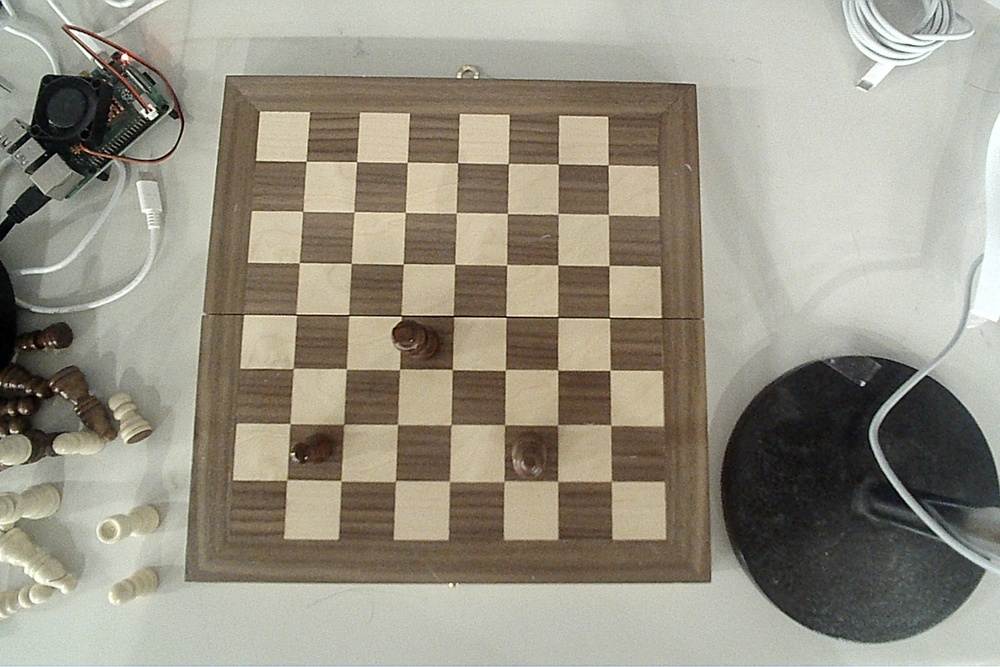
#> input picture fpcv(FirstPrincipleofComputerVision)/data/move1.jpg, 1000 x 667 px, shrunk from 1806 x 1204 before the run
$ jupyter execute convert_binary_image.ipynb
#> lines starting #> are read from the running program, lines starting #| are printed output that depends on the picture; after the words box and inside, x2 and y2 are one past the last pixel; in counts of white or black regions, pixels touching at a corner belong together; long printed decimals are rounded
<h1>Converting Gray Scaled Images to Binary</h1>

Source
- [Overview | Binary Images](https://youtu.be/COxRYLrsscc)

---

[cell 1]
from matplotlib import pyplot as plt
from PIL import Image
import cv2 as cv
import numpy as np

[cell 2]
#Util function
def topkindex(arr, k):
    temp = []
    n = len(arr)
    if(n >= k):
        for i in range(n):
            temp.append((arr[i], i))
        temp = sorted(temp, reverse=True)[:k]
        return [x[1] for x in temp]
    return temp
# topkindex([1,2,3,10,5,6,7],2)

## The Main Idea
Basically, we want to first differentiate which one's the background and which one's the foreground. This can be done by making a histograms of all the pixels. What ends up happening usually is we'll find 2 peaks indicating the things of interest. We can take the through between the peaks as a treshold for the image.

[cell 3]
# Getting data
img = cv.imread("data/move1.jpg", cv.IMREAD_GRAYSCALE)
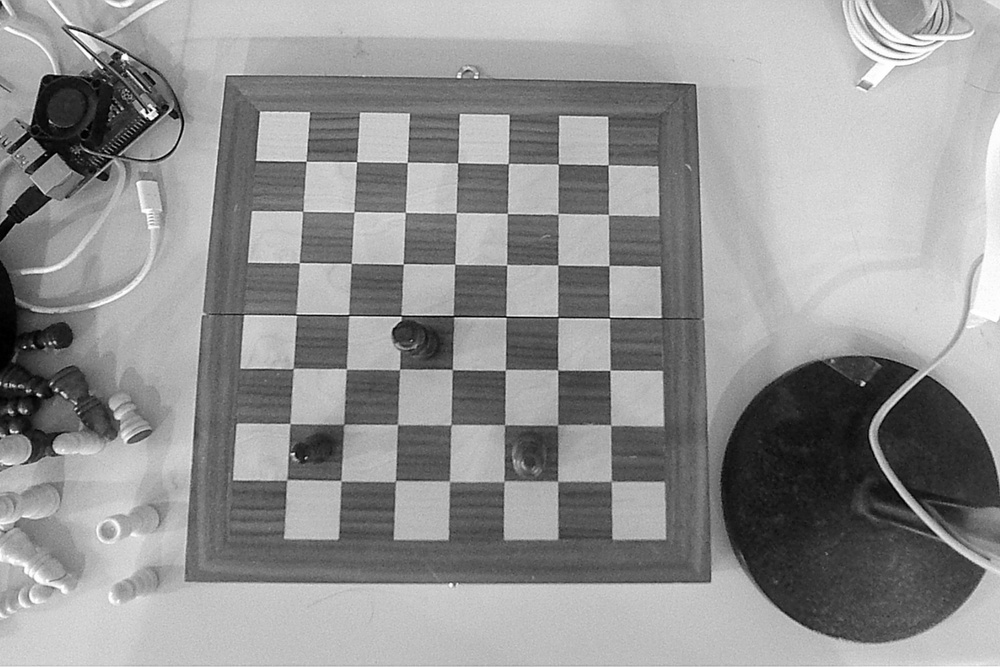
#> img: shape (667, 1000); min 0, max 255, mean 146.3

print(img) # ϵ [0,255]
#> (printed output is left out)
plt.imshow(img, cmap="gray")

[cell 4]
#Getting histogram
bucket = []
for i in range(255+1):
    bucket.append(0)

row, col = img.shape
#> row = 667; col = 1000
for i in range(row):
    for j in range(col):
        bucket[img[i][j]]+=1

print(bucket)
#> (printed output is left out)
plt.stairs(bucket)
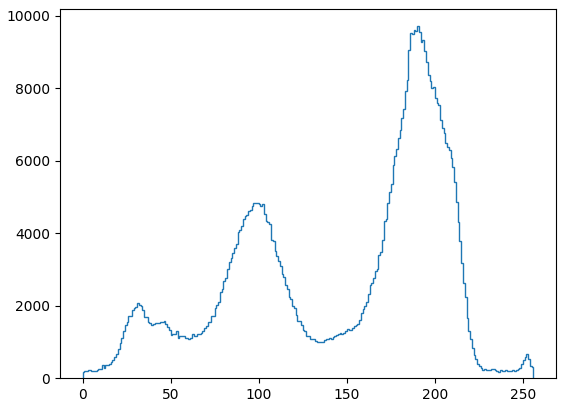
#> figure drawn by matplotlib, 1 panel

[cell 5]
#Find treshold (btw, you can also just eyeball it)
import scipy.signal

yhat = scipy.signal.savgol_filter(bucket, 100, 3) # Approximating: window size 51, polynomial order 3
peaks = scipy.signal.find_peaks(yhat)[0] #Returns x values
#> peaks = [34, 97, 189]

#Getting the actual values of the peaks
peak_y = []
for p in peaks:
    peak_y.append(yhat[p])
#> after the loop, peak_y = [1403.9, 3476.6, 6981]

#Getting the bounds for the through
indices = topkindex(peak_y, 2) #Find top 2 peaks
#> indices = [2, 1]
bounds = [x for index, x in enumerate(peaks) if index in indices]
#> bounds = [97, 189]

lower_bound, upper_bound = min(bounds), max(bounds)
#> lower_bound = 97; upper_bound = 189

treshold = (lower_bound, yhat[lower_bound])
#> treshold = (97, 3476.6)
for i in range(lower_bound, upper_bound):
    val = yhat[i]
    if val<treshold[1]:
        treshold=(i, val)

print(treshold)
#| (140, 978.126)

#Visualization stuff
plt.plot(range(256),bucket)
plt.plot(range(256),yhat, color='red')
plt.scatter(peaks, peak_y, color="green")
plt.scatter(treshold[0], treshold[1], color="blue")
plt.show()
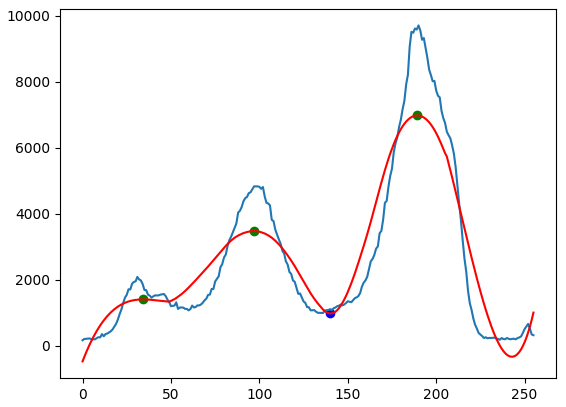
#> figure drawn by matplotlib, 1 panel; curve peaks at x = 190, y = 9707; curve peaks at x = 189, y = 6981

[cell 6]
#Results
image = img.copy()

row, col = img.shape
for i in range(row):
    for j in range(col):
        if image[i][j]<treshold[0]:
            image[i][j] = 0
        else:
            image[i][j] = 1
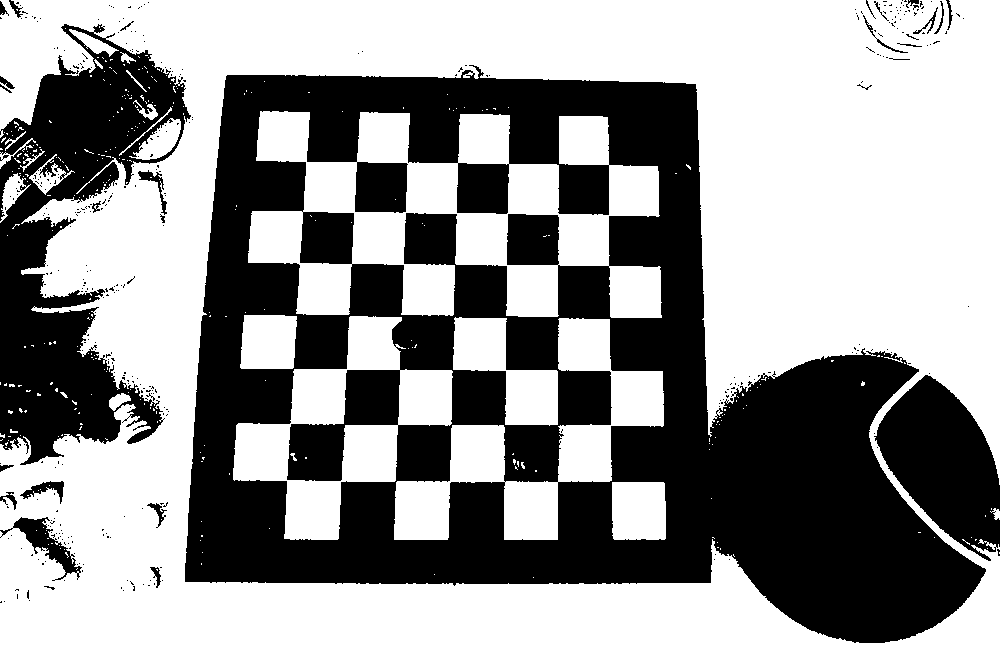
#> image: shape (667, 1000); values 0 (black) and 1 (white), 59.4% white; 386 black regions (358 under 20 px), largest, box (x1, y1, x2, y2) and area: (185, 65, 986, 643) 215273, (0, 24, 191, 465) 37442, (874, 375, 1000, 561) 13618

plt.imshow(image, cmap="gray")
plt.imsave("data/binary_scene.jpg", image)
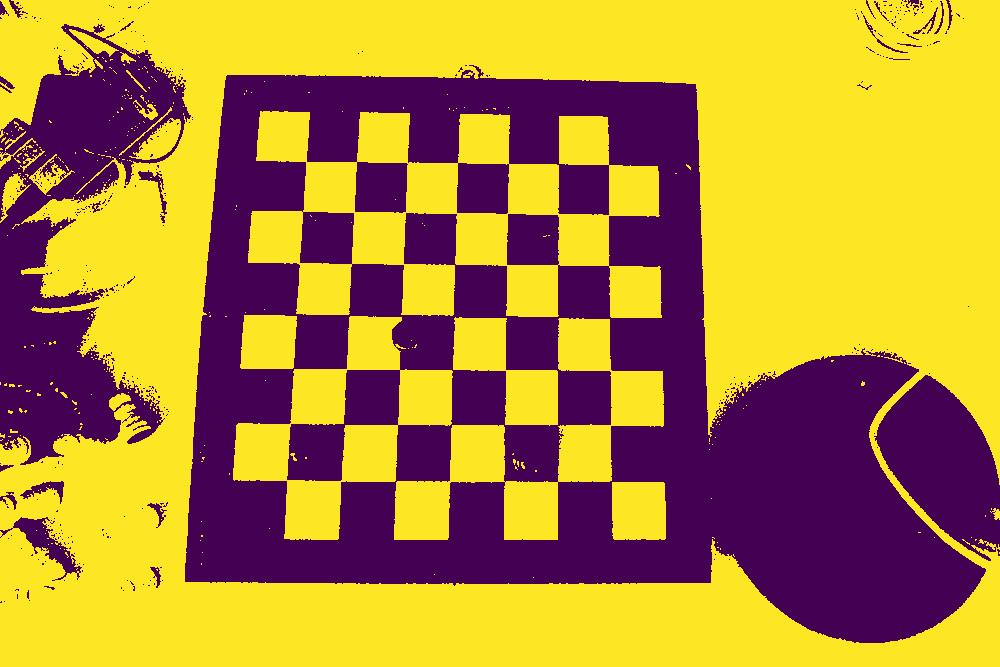
#> saved as binary_scene.jpg: shape (667, 1000, 3); mean R, G, B 177.8, 137, 55.4
